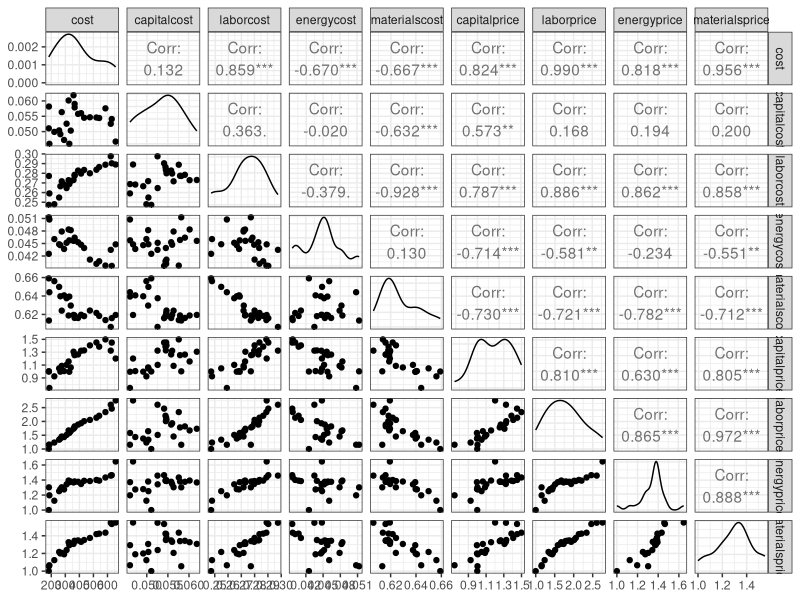
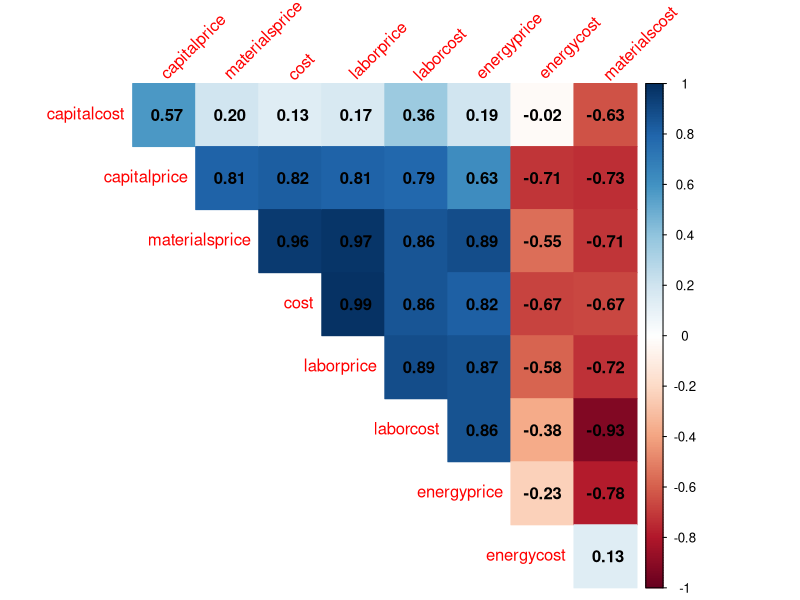
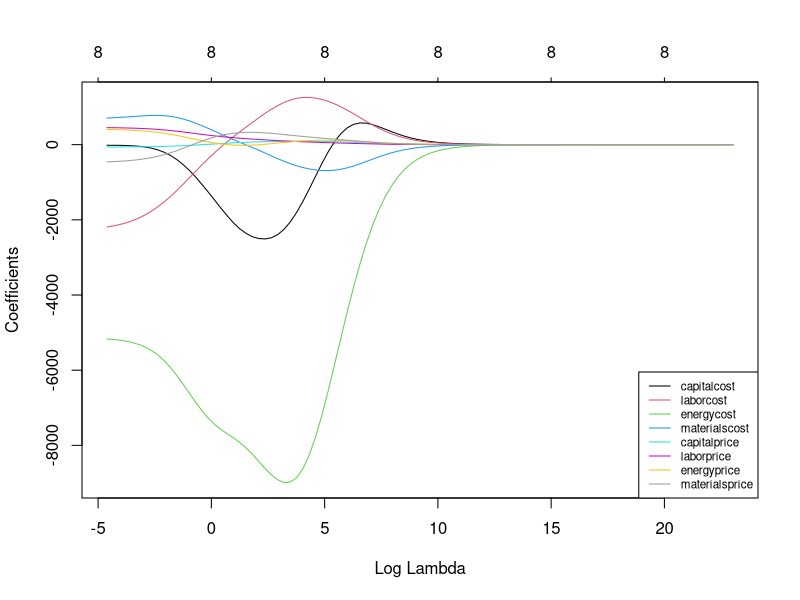
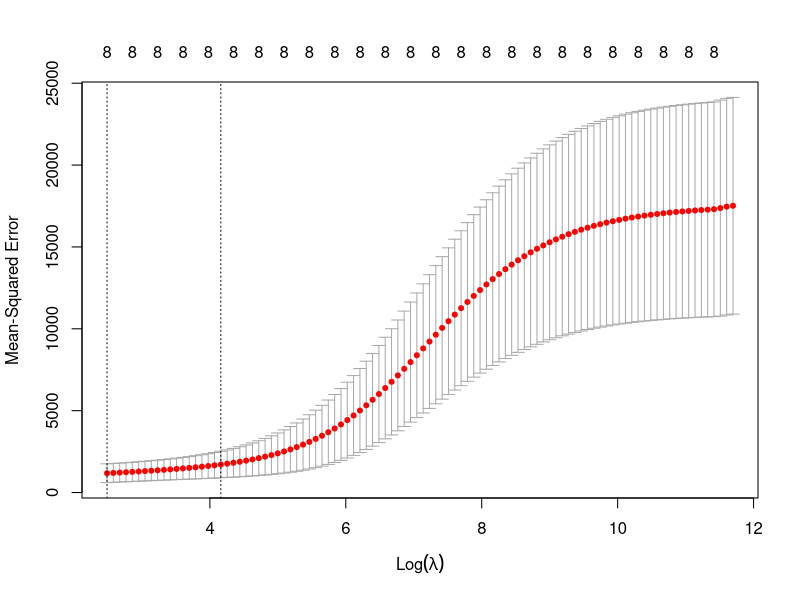
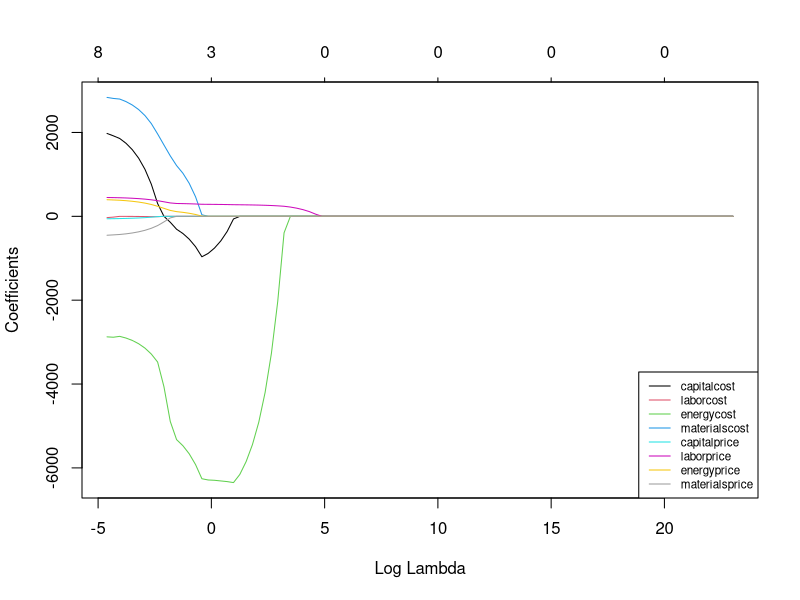
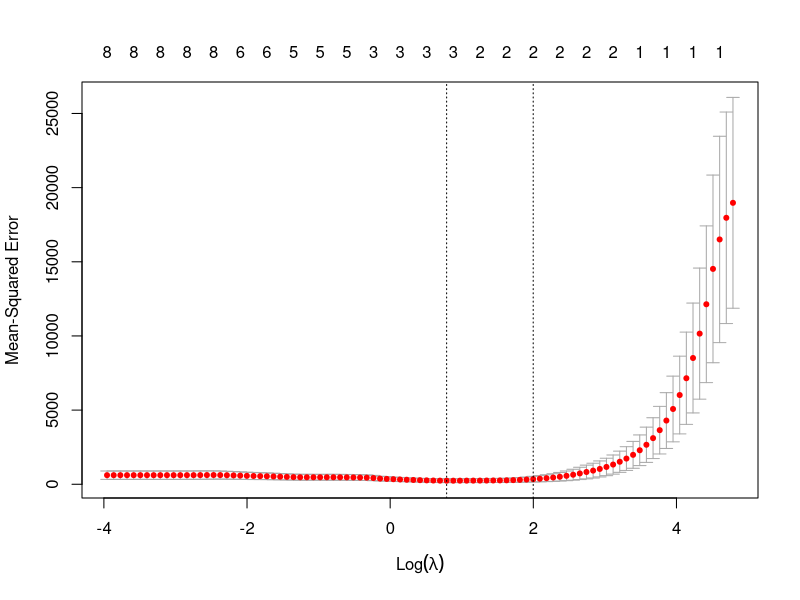

Generate these figures, in order, with R:
## ---- chunk 1
#| message: false
#| warning: false

library(AER)
library(corrplot)
library(GGally)
library(glmnet)
library(car)
## ---- chunk 2
#| message: false
#| warning: false

data("ManufactCosts")
dados <- data.frame(ManufactCosts)
ggpairs(dados) + theme_bw()
## ---- chunk 3
#| message: false
#| warning: false

r <- cor(dados)
corrplot::corrplot(r, 
                   method = "color",
                   type = "upper", 
                   order = "hclust",
                   addCoef.col = "black",
                   tl.srt = 45, diag = F)
## ---- chunk 4
X <- model.matrix(cost ~ ., dados)[,-1]
y <- dados$cost

tr <- round(0.5*nrow(dados))
set.seed(45)
treino <- sample(1:nrow(dados), tr, replace = F)
X.treino <- X[treino,]
y.treino <- y[treino]
## ---- chunk 5
grid <- 10^seq(10, -2, length = 100)
## ---- chunk 6
rid1 <- glmnet(X.treino, y.treino, alpha = 0, lambda = grid)
## ---- chunk 7
plot(rid1, xvar = "lambda", col = 1:8)
legend("bottomright", lwd = 1, col = 1:8, legend = colnames(X.treino), cex = .7)
## ---- chunk 8
metrics <- function(obs, pred) {
  
  RSE <- sum((obs - pred)^2)
  SST <- sum((obs - mean(obs))^2)
  R2 <- 1 - RSE/SST 
  
  MAE <-  mean(abs(obs - pred))
  
  RMSE <- sqrt(mean((obs - pred)^2))
  
  return(
    data.frame(RMSE = RMSE,
               MAE = MAE,
               R2 = R2))
}
## ---- chunk 9
X.teste <- X[-treino,]
y.teste <- y[-treino]
## ---- chunk 10
rid1.pred <- predict(rid1, s = .02, newx = X.teste)
metrics(rid1.pred, y.teste)
## ---- chunk 11
rid2.pred <- predict(rid1, s = 0, newx = X.teste)
metrics(rid2.pred, y.teste)
## ---- chunk 12
rid3.pred <- predict(rid1, s = 1e10, newx = X.teste)
metrics(rid3.pred, y.teste)
## ---- chunk 13
rid.cv <- cv.glmnet(X.treino, y.treino, alpha = 0)
plot(rid.cv)
bestlam <- rid.cv$lambda.min # selecionando lambda otimo
bestlam
## ---- chunk 14
ridge.pred <- predict(rid.cv, s = bestlam, newx = X.teste)
metrics(ridge.pred, y.teste)
## ---- chunk 15
out <- glmnet(X,y, alpha =0)
predict(out , type = "coefficients", s = bestlam)
## ---- chunk 16
lm1 <- lm(cost~., dados[treino,])
summary(lm1)
## ---- chunk 17
lm1.pred <- predict(lm1, newdata =  dados[-treino,-1])
metrics(lm1.pred, y.teste)
## ---- chunk 18
vif(lm1)
## ---- chunk 19
lasso1 <- glmnet(X.treino, y.treino, alpha = 1, lambda = grid)
## ---- chunk 20
plot(lasso1, xvar = "lambda", col = 1:8)
legend("bottomright", lwd = 1, col = 1:8, legend = colnames(X.treino), cex = .7)
## ---- chunk 21
lasso1.pred <- predict(lasso1, s = .02, newx = X.teste)
metrics(lasso1.pred, y.teste)
## ---- chunk 22
lasso2.pred <- predict(rid1, s = 0, newx = X.teste)
metrics(lasso2.pred, y.teste)
## ---- chunk 23
lasso3.pred <- predict(rid1, s = 1e10, newx = X.teste)
metrics(lasso3.pred, y.teste)
## ---- chunk 24
#| message: false
#| warning: false

lasso.cv <- cv.glmnet(X.treino, y.treino, alpha = 1)
plot(lasso.cv)
## ---- chunk 25
bestlam <- lasso.cv$lambda.min # lambda otimo
bestlam
## ---- chunk 26
lasso.pred <- predict(lasso.cv, s = bestlam, newx = X.teste)
metrics(lasso.pred, y.teste)
## ---- chunk 27
out <- glmnet(X,y, alpha = 1)
predict(out , type = "coefficients", s = bestlam)
